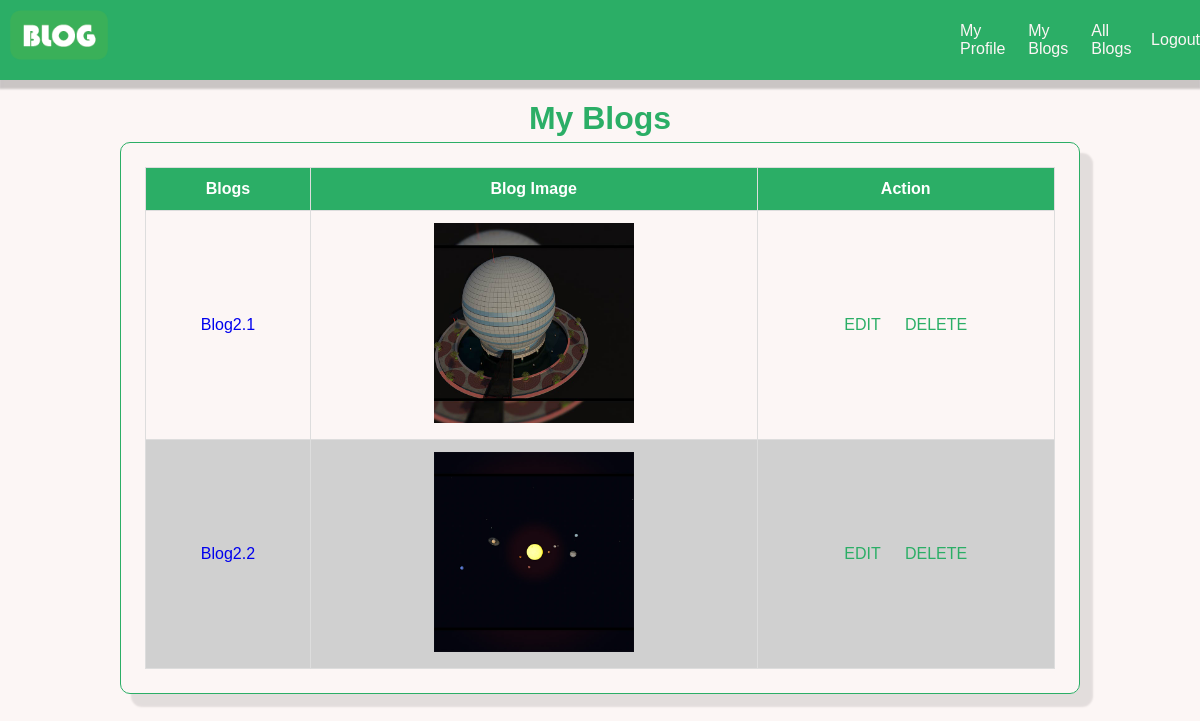
The page /view/showallblogs.php?userid=2 (signed in) on the database its author committed.
### tables this page shows
CREATE TABLE `blogs` (
  `id` int(11) NOT NULL,
  `slug` varchar(30) NOT NULL,
  `title` varchar(30) NOT NULL,
  `description` varchar(2000) NOT NULL,
  `userid` int(11) NOT NULL,
  `image` varchar(50) NOT NULL
);

### model/model.php (called while the page is built, shortened)
<?php
function showAllBlogs(){
	$conn = db_conn();
    $selectQuery = 'SELECT * FROM `blogs` ';
    try{
        $stmt = $conn->query($selectQuery);
    }catch(PDOException $e){
        echo $e->getMessage();
    }
    $rows = $stmt->fetchAll(PDO::FETCH_ASSOC);
    return $rows;
}

### controller/allblogs.php (called while the page is built, shortened)
<?php
require_once '../model/model.php';
function fetchAllBlogs(){
	return showAllBlogs();
}

### view/showallblogs.php (the view, shortened to what this page needs)
<?php
require_once '../controller/allblogs.php';
$blogs = fetchAllBlogs();
?>
<!DOCTYPE html>
<html>
<head>
  <link rel="stylesheet" type="text/css" href="index.css">
</head>
<body>
	<?php include('header.php');?>
	<?php if(!empty($_GET['userid'])){?>
	<span class="textcenter textmain"><h1>My Blogs</h1></span>
	<?php }
	else{?>
	<span class="textcenter textmain"><h1>All Blogs</h1></span>
	<?php }?>
	<div class="textcenter">
	<div class="main_internaldiv textleft fontsize160">
   <table class="table" id="table">
     <thead>
	 <?php if(!empty($_GET['userid'])){?>
    <tr>
		<th>Blogs</th>
		<th>Blog Image</th>
		<th>Action</th>
	</tr>
	<?php }?>
     </thead>
     <tbody id="tablebody">
	 <?php if(!empty($_GET['userid']) && ($_SESSION['uname'] == $_GET['userid'])){ foreach ($blogs as $i => $blog): ?>
					<tr>
					<?php
					if($_GET['userid']==$blog['userid']){
					echo '<td data-label="Title"><a href=blog.php?slug='.$blog['slug'].' </a>'.$blog['title'].'</td>
					<td data-label="Blog Image"><img width="200px" src='.$blog['image'].' " alt="'.$blog['title'].' "></td>';
					echo
						'<td data-label="Action">
							<a href="editBlog.php?id='.$blog['id'].'">
							<span class="textmain">EDIT</span></a>
							<a href="../controller/deleteblog.php?id='.$blog['id'].'">
							<span class="textmain margin-left">DELETE</span></a>
						</td>';}?></tr>
                <?php endforeach; }
     	  	else{ foreach ($blogs as $i => $blog): ?>
			<tr>
			<td data-label="ID"><abbr title="Click here to see User"><a href="user.php?id=<?php echo $blog['userid'] ?>"><span class="textmain"><?php echo strval($blog['userid']) ?></a></abbr></span></td>
			<?php
				echo '
				<td data-label="Blog Image"><img width="200px" src='.$blog['image'].' " alt="'.$blog['title'].' "></td>
				<td data-label="Title"><a href=blog.php?slug='.$blog['slug'].' </a>'.$blog['title'].'</td>';?>
			</tr>
		<?php  endforeach; }?>
     </tbody>
   </table>
   </div>
</div>
</body>
</html>

### view/index.css (style rules this page uses)
* { margin: 0; padding: 0; box-sizing: border-box; }
body { margin: 0; background-color: #FCF6F5FF; display: flex; justify-content: space-around; flex-direction: column; font-family: sans-serif; }
.table { width: 100%; border-collapse: collapse; }
.table td,.table th { padding:12px 15px; border:1px solid #ddd; text-align: center; font-size:16px; }
.table th { background-color: #2BAE66FF; color:#ffffff; }
.table tbody tr:nth-child(even) { background-color: #d0d0d0; }
.main_internaldiv { border: 1px solid #2BAE66FF; box-shadow: 12px 12px 2px 1px rgba(0, 0, 0, .1); padding: 2%; border-radius: 10px; display: inline-block; width: 80%; margin: 5px; }
.textcenter { text-align: center; }
.textleft { text-align: left; }
.fontsize160 { font-size: 160% }
.textmain { color: #2BAE66FF; }
.margin-left { margin-left: 20px; }
a { text-decoration: none; }

### rows shown on the page
blogs: title "Blog2.1", image (picture)
blogs: title "Blog2.2", image (picture)
